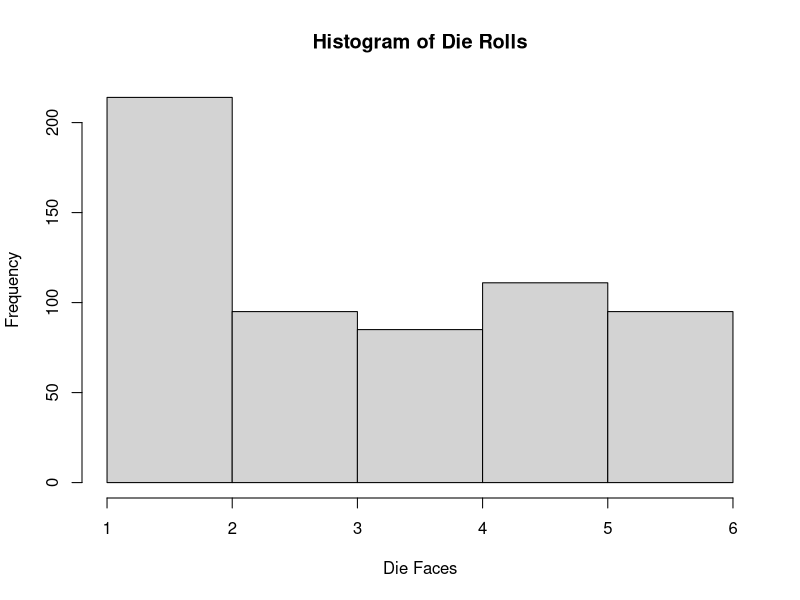

The R script that drew this image:
## ---- chunk 1
coin <- c(1, 2)  
random_tosses <- sample(coin, 200, replace = TRUE)
head_count <- sum(random_tosses == 1)
head_prob <- head_count / length(random_tosses)
print(paste("Probability of getting a head:", head_prob))
## ---- chunk 2
die <- c(1, 3, 3, 4, 4, 6)
die_tosses <- sample(die, 200, replace = TRUE)
three_count <- sum(die_tosses == 3)
three_prob <- three_count / length(die_tosses)
print(paste("Probability of getting a 3:", three_prob))
## ---- chunk 3
deck <- rep(1:52, each = 1)  
draws <- sample(deck, 200, replace = TRUE)
red_ace_count <- sum(draws == 1)
red_ace_prob <- red_ace_count / length(draws)
print(paste("Probability of getting a red Ace:", red_ace_prob))
## ---- chunk 4
die <- 1:6
roll_results <- sample(die, 600, replace = TRUE)
freq_table <- table(roll_results) / length(roll_results)
print(freq_table)
## ---- chunk 5
hist(roll_results, breaks = 6, main = "Histogram of Die Rolls", xlab = "Die Faces", ylab = "Frequency")
## ---- chunk 6
set.seed(270)
colors <- c("Yellow", "Red", "Orange", "Brown", "Green", "Blue")
probs <- c(0.14, 0.13, 0.20, 0.13, 0.16, 0.24)
mms <- sample(colors, 200, replace = TRUE, prob = probs)
## ---- chunk 7
not_green_count <- sum(mms != "Green")
not_green_prob <- not_green_count / length(mms)
print(paste("Probability of not getting Green:", not_green_prob))
## ---- chunk 8
desired_colors <- sum(mms %in% c("Red", "Orange", "Yellow"))
desired_prob <- desired_colors / length(mms)
print(paste("Probability of getting Red, Orange, or Yellow:", desired_prob))
## ---- chunk 9
set_trial <- replicate(200, sample(colors, 4, replace = TRUE, prob = probs))
blue_presence <- apply(set_trial, 2, function(x) "Blue" %in% x)
blue_prob <- sum(blue_presence) / length(blue_presence)
print(paste("Probability of getting at least one Blue in four M&Ms:", blue_prob))
## ---- chunk 10
six_trial <- replicate(200, sample(colors, 6, replace = TRUE, prob = probs))
all_colors_presence <- apply(six_trial, 2, function(x) length(unique(x)) == 6)
all_colors_prob <- sum(all_colors_presence) / length(all_colors_presence)
print(paste("Probability of getting all six colors in six M&Ms:", all_colors_prob))
